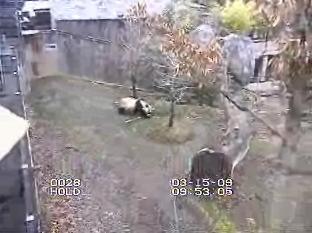
#> input picture deformable_ssvm/00062.jpg, 312 x 233 px
$ python SamplesGroup.py   (Python 2 division)
#> lines starting #> are read from the running program, lines starting #| are printed output that depends on the picture
### deformable_ssvm/ImageRep.py
import cv2
import Rect
import numpy
import PARAMETER
import ObjectParts


class ImageRep:
    def __init__(self, image, needIntegral = True, needGray = True):
        height, width, channels = image.shape

        self.originalImage = image

        if needGray:
            self.gray_image = []
            if channels == 1:
                self.gray_image.append(image)
            elif channels == 3:
                self.gray_image.append(cv2.cvtColor(image, cv2.COLOR_BGR2GRAY))

        if needIntegral:
            self.integralImages = []
            for i in range(len(self.gray_image)):
                self.integralImages.append(cv2.integral(self.gray_image[i]))

    # [15 lines left out: functions Sum, TargetVisible, not called in this run]
    '''
    def Hist(self,rect):
        #hist = numpy.zeros((self.kNumBins,1))
        hist = [0]*self.kNumBins
        norm = rect.Area()
        for p in range(self.kNumBins):
            sum_p = (self.integralHistImages[p][rect.y_max,rect.x_max] -
                     self.integralHistImages[p][rect.y_max,rect.x_min] -
                     self.integralHistImages[p][rect.y_min,rect.x_max] +
                     self.integralHistImages[p][rect.y_min,rect.x_min])
            hist[p] = sum_p/norm
        return hist

    def GetImage(self,channel = 0):
        return self.images[channel]

    def GetRect(self):
        return self.rect
    '''

# [23 lines that do not run on import are left out]

### deformable_ssvm/Rect.py
import Point

class Rect:
    def __init__(self, x_min=0, y_min=0, width=0, height=0):
        self.x_min = x_min
        self.y_min = y_min
        self.width = width
        self.height = height
        self.x_max = x_min+width
        self.y_max = y_min+height

    def SetXMin(self, x):
        self.x_min = x
        self.x_max = self.x_min+self.width

    def SetYMin(self, y):
        self.y_min = y
        self.y_max = self.y_min+self.height

    def SetWidth(self, width):
        self.width = width
        self.x_max = self.x_min+self.width

    def SetHeight(self, height):
        self.height = height
        self.y_max = self.y_min+self.height

    def Area(self):
        return self.width*self.height

    def TopLeft(self):
        return int(self.x_min), int(self.y_min)

    def BottomRight(self):
        return int(self.x_max), int(self.y_max)

    def Center(self):
        x = self.x_min+self.width/2
        y = self.y_min+self.height/2
        return Point.Point(x, y)

    # [5 lines left out: function Translate, not called in this run]

    def __str__(self):
        return '[%f %f %f %f]'% (self.x_min,self.y_min,self.width,self.height)

    # [14 lines left out: function Overlap, not called in this run]

    def Rect2Str(self):
        return '%f,%f,%f,%f' % (self.x_min, self.y_min, self.width, self.height)

# [14 lines that do not run on import are left out]

### deformable_ssvm/Point.py
import numpy as np
import Displacement
import Coordinate


class Point(Coordinate.Coordinate):
    def __init__(self, x, y):
        Coordinate.Coordinate.__init__(self, x, y)

    # [6 lines left out: function distance_from, not called in this run]

    def translate(self, t):
        self.x += t.x
        self.y += t.y

    def __sub__(self, other):
        return Displacement.Displacement(self.x-other.x, self.y-other.y)

# [21 lines that do not run on import are left out]

### deformable_ssvm/Coordinate.py
class Coordinate:
    def __init__(self, x, y):
        self.x = x
        self.y = y

    def __str__(self):
        return '(%d, %d)' % (self.x, self.y)

    def __sub__(self, other):
        return Coordinate(self.x-other.x, self.y-other.y)

    def __add__(self, other):
        return Coordinate(self.x+other.x, self.y+other.y)

    def __mul__(self, scale):
        return Coordinate(self.x*scale, self.y*scale)

    # [5 lines left out: function __eq__, not called in this run]

    def SetZero(self):
        self.x = 0
        self.y = 0

# [9 lines that do not run on import are left out]

### deformable_ssvm/C_GetFeature.py
# This file was automatically generated by SWIG (http://www.swig.org).
# Version 3.0.8
#
# Do not make changes to this file unless you know what you are doing--modify
# the SWIG interface file instead.


from sys import version_info
if version_info >= (2, 6, 0):
    def swig_import_helper():
        from os.path import dirname
        import imp
        fp = None
        try:
            fp, pathname, description = imp.find_module('_C_GetFeature', [dirname(__file__)])
        except ImportError:
            import _C_GetFeature
            return _C_GetFeature
        if fp is not None:
            try:
                _mod = imp.load_module('_C_GetFeature', fp, pathname, description)
            finally:
                fp.close()
            return _mod
    _C_GetFeature = swig_import_helper()
    del swig_import_helper
else:
    import _C_GetFeature
del version_info
try:
    _swig_property = property
except NameError:
    pass  # Python < 2.2 doesn't have 'property'.


# [17 lines left out: function _swig_setattr_nondynamic, not called in this run]


def _swig_setattr(self, class_type, name, value):
    return _swig_setattr_nondynamic(self, class_type, name, value, 0)


# [10 lines left out: function _swig_getattr_nondynamic, not called in this run]

def _swig_getattr(self, class_type, name):
    return _swig_getattr_nondynamic(self, class_type, name, 0)


# [6 lines left out: function _swig_repr, not called in this run]

try:
    _object = object
    _newclass = 1
except AttributeError:
    class _object:
        pass
    _newclass = 0


def GetGroupFeature_fun(imagedata, p_samples, p_feature, rect_w, rect_h):
    return _C_GetFeature.GetGroupFeature_fun(imagedata, p_samples, p_feature, rect_w, rect_h)
GetGroupFeature_fun = _C_GetFeature.GetGroupFeature_fun
# This file is compatible with both classic and new-style classes.

### deformable_ssvm/SamplesGroup.py
import numpy as np
import HaarFeatures
import Point
import C_GetFeature


class SamplesGroup:
    def __init__(self, rects):
        self.rect_h = rects[0][0].height
        self.rect_w = rects[0][0].width
        self.row_num = len(rects)
        self.column_num = len(rects[0])
        self.rects = rects
        self.location_x = np.zeros((self.row_num, self.column_num), dtype=np.int32)
        self.location_y = np.zeros_like(self.location_x)
        self.toplefts = np.zeros((self.row_num, self.column_num, 2), dtype=np.int32)
        for i in range(self.row_num):
            for j in range(self.column_num):
                self.location_x[i, j] = rects[i][j].Center().x
                self.location_y[i, j] = rects[i][j].Center().y
                self.toplefts[i, j, 0] = rects[i][j].x_min
                self.toplefts[i, j, 1] = rects[i][j].y_min

        # the third parameter is dependent on the type of feature
        self.feature = np.empty((self.row_num, self.column_num, 192), dtype=np.float32)
        # self.feature_py = np.empty((self.row_num, self.column_num, 192), dtype=np.float32)

    def CalFeatureFromImg(self, integralImg):
        C_GetFeature.GetGroupFeature_fun(integralImg, self.toplefts, self.feature, self.rect_w, self.rect_h)

    '''
    def CalFeatureFromImg_py(self, image_rep):
        for i in range(self.row_num):
            for j in range(self.column_num):
                self.feature_py[i, j, :] = HaarFeatures.HaarFeatures(image_rep,
                                                                  self.rects[i][j]).GetFeatureVec()
    '''

    def GetFeatureByIndex(self, coordinate):
        return self.feature[coordinate.x, coordinate.y, :]

    def GetRectCenterByIndex(self, coordinate):
        x = self.location_x[coordinate.x, coordinate.y]
        y = self.location_y[coordinate.x, coordinate.y]
        return Point.Point(x, y)

    def GetRectByIndex(self, coordinate):
        return self.rects[coordinate.x][coordinate.y]

    def __str__(self):
        return 'The number of rows is %d and column is %d' % (self.row_num, self.column_num)


if __name__ == '__main__':
    import ImageRep
    import cv2
    import Rect
    import Coordinate

    testImage = cv2.imread('00062.jpg')
#> testImage is the input picture: shape (233, 312, 3); mean B, G, R 144.1, 142.3, 149.7
    newImageRep = ImageRep.ImageRep(testImage)
#> the loop in __init__, `for i in range(len(self.gray_image)):` made 1 pass
#> after the loop in __init__, `for i in range(len(self.gray_image)):`: self.integralImages = 1 item
    integralImgIns = newImageRep.integralImages[0]
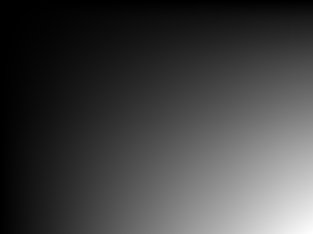
#> integralImgIns: shape (234, 313) int32; min 0, max 10523787, mean 2720297.4; drawn with min black and max white
    testRect = [[Rect.Rect(58, 100, 30, 30), Rect.Rect(60, 120, 40, 40)],
                [Rect.Rect(58, 100, 30, 30), Rect.Rect(60, 120, 40, 40)]]

    sample = SamplesGroup(testRect)
    print sample
#> (the run stopped early here; a loop or call above may not have finished)
